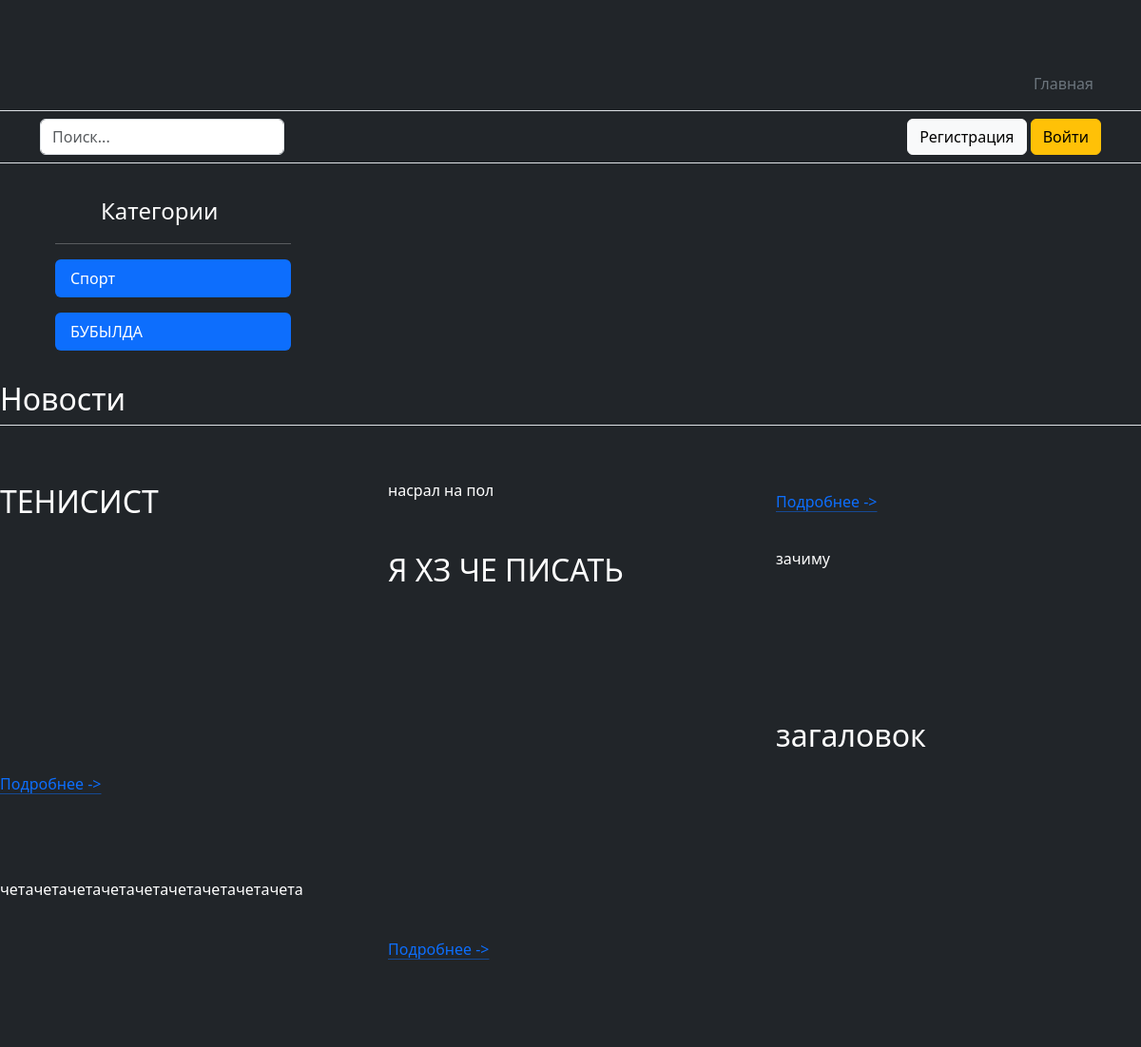
Before: / with the older database file.
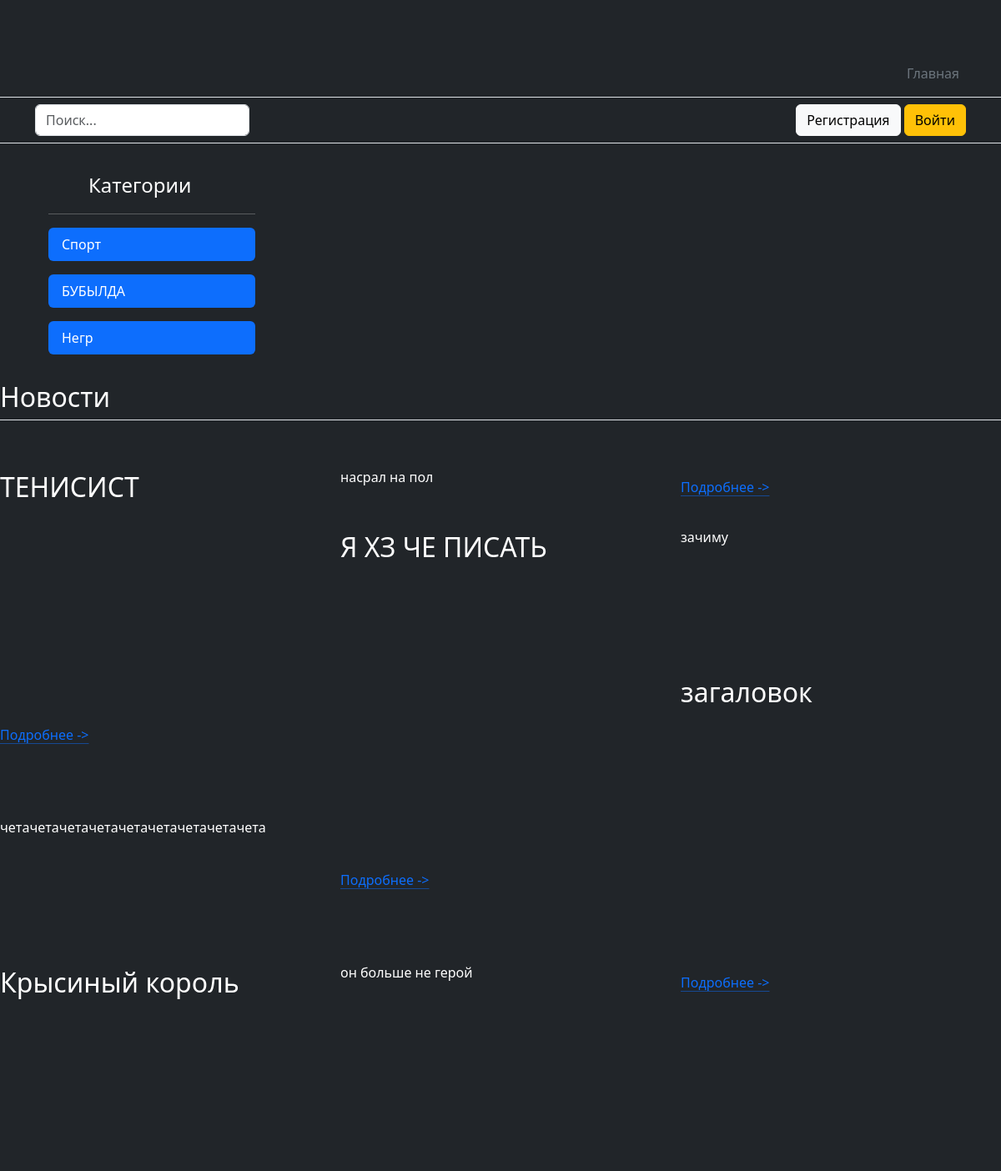
After: the same page with the newer database file.
### app/models.py (models this page shows, shortened)
class Category(models.Model):
    category_name = models.TextField(verbose_name="Название категории")
    add_data = models.DateTimeField(auto_now_add=True)
    class Meta:
        verbose_name = 'Категория'
        verbose_name_plural = 'Категории'
    def __str__(self):
        return self.category_name

class News(models.Model):
    title_name = models.CharField(max_length=100, verbose_name='Заголовок')
    news_text = models.TextField('Опишите новость')
    news_category = models.ForeignKey(Category, on_delete=models.CASCADE)
    news_video = models.FileField(upload_to='', verbose_name='Видео', default='')
    add_data = models.DateTimeField(auto_now_add=True)
    class Meta:
        verbose_name = 'Новость'
        verbose_name_plural = 'Новости'

### app/views.py (the view)
# urls.py: path('', views.home_page),
def home_page(request):
    categories = Category.objects.all()
    news = News.objects.all()
    context = {
        'categories': categories,
        'news': news
    }
    return render(request, 'home.html', context)

### app/templates/home.html (shortened to what this page needs)
<!DOCTYPE html>
<html lang="en">
<head>
    <link href="https://cdn.jsdelivr.net/npm/bootstrap@5.3.8/dist/css/bootstrap.min.css" rel="stylesheet"
>
</head>
<body class="bg bg-dark text-white">
<header>
    <div class="px-3 py-2 text-bg-dark border-bottom">
        <div class="container">
            <div class="d-flex flex-wrap align-items-center justify-content-center justify-content-lg-start"><a href="/"
                                                                                                                class="d-flex align-items-center my-2 my-lg-0 me-lg-auto text-white text-decoration-none">
                <svg class="bi me-2" width="40" height="32" role="img" aria-label="Bootstrap">
                    <use xlink:href="#bootstrap"></use>
                </svg>
            </a>
                <ul class="nav col-12 col-lg-auto my-2 justify-content-center my-md-0 text-small">
                    <li><a href="#" class="nav-link text-secondary">
                        <svg class="bi d-block mx-auto mb-1" width="24" height="24" aria-hidden="true">
                            <use xlink:href="/"></use>
                        </svg>
                         <ul class="nav col-12 col-lg-auto me-lg-auto mb-2 justify-content-center mb-md-0">
                <li><a href="/" class="nav-link px-2 text-secondary">Главная</a></li>
            </ul>
                    </a></li>
                </ul>
            </div>
        </div>
    </div>
    <div class="px-3 py-2 border-bottom mb-3">
        <div class="container d-flex flex-wrap justify-content-center">
            <form action="/search" class="col-12 col-lg-auto mb-2 mb-lg-0 me-lg-auto" role="search" method="post"  >
                <input type="search"
                       name="search-news"
                       class="form-control"
                       placeholder="Поиск..."
                       aria-label="Search">
            </form>
            {% if user.is_authenticated %}
            <div class="text-end">
                <a href="/logout" class="btn btn-warning"> Выйти </a>
            </div>
            {% else %}
            <div>
                <a href="/register"  class="btn btn-light"> Регистрация </a>
                <a href="/accounts/login" class="btn btn-warning"> Войти </a>
            </div>
            {% endif %}
        </div>
    </div>
</header>
<div class="container d-flex 100">
    <div class="d-flex flex-column flex-shrink-0 p-3 text-bg-dark" style="width: 280px;"><a href="/"
                                                                                            class="d-flex align-items-center mb-3 mb-md-0 me-md-auto text-white text-decoration-none">
        <svg class="bi pe-none me-2" width="40" height="32" aria-hidden="true">
            <use xlink:href="#bootstrap"></use>
        </svg>
        <span class="fs-4">Категории</span> </a>
        <hr>
        <ul class="nav nav-pills flex-column mb-auto">
             {%for c in categories%}
            <li class="nav-item mb-3">
                 <a href="/category/{{ c.id }}" class="nav-link active" aria-current="page">{{ c }}</a>
            </li>
             {%endfor%}
        </ul>
    </div>
</div>
<div class="video-info"
<div class="container px-4 py-5" id="featured-3">
    <h2 class="pb-2 border-bottom">Новости</h2>
    <div class="row g-4 py-5 row-cols-1 row-cols-lg-3">
        {% for n in news%}
            <span class="fs-2 text-body-light">{{ n.title_name }}</span>
            <p>{{ n.news_text }}</p>
            <a href="/new/{{ n.id }}" class="icon-link">Подробнее -></a>
            <svg class="bi" aria-hidden="true">
                <use xlink:href="#chevron-right"></use>
            </svg>
        {% endfor %}
        </a></div>
</div>
</body>
</html>

Changed rows visible on the page:
added Category: category_name "Негр"
added News: title_name "Крысиный король", news_text "он больше не герой"
